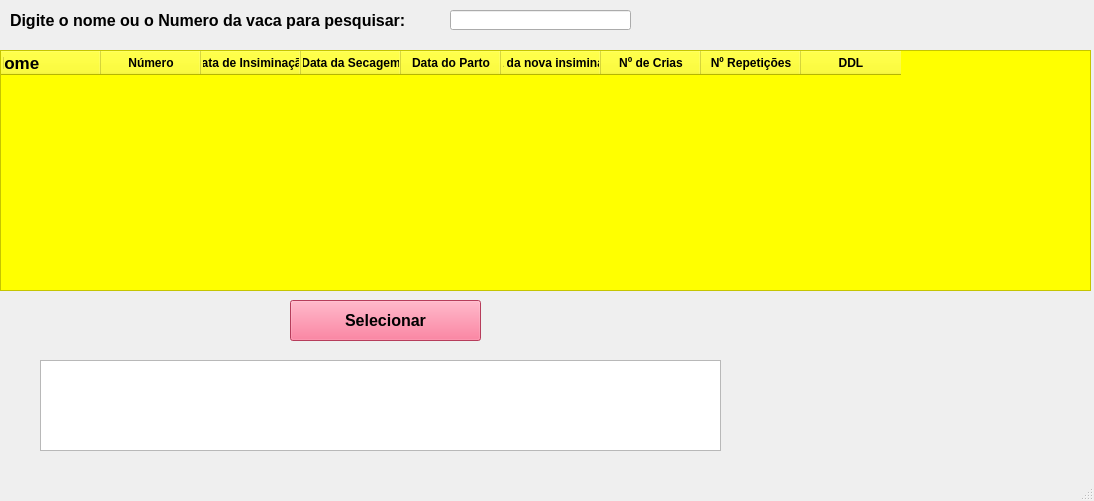
<?xml version="1.0" encoding="UTF-8"?>
<ui version="4.0">
 <class>MainWindow</class>
 <widget class="QMainWindow" name="MainWindow">
  <property name="geometry">
   <rect>
    <x>0</x>
    <y>0</y>
    <width>1094</width>
    <height>501</height>
   </rect>
  </property>
  <property name="font">
   <font>
    <weight>75</weight>
    <bold>true</bold>
   </font>
  </property>
  <property name="windowTitle">
   <string>MainWindow</string>
  </property>
  <widget class="QWidget" name="centralwidget">
   <widget class="QLabel" name="label">
    <property name="geometry">
     <rect>
      <x>10</x>
      <y>0</y>
      <width>431</width>
      <height>41</height>
     </rect>
    </property>
    <property name="font">
     <font>
      <pointsize>12</pointsize>
     </font>
    </property>
    <property name="text">
     <string>Digite o nome ou o Numero da vaca para pesquisar: </string>
    </property>
   </widget>
   <widget class="QLineEdit" name="pesc">
    <property name="geometry">
     <rect>
      <x>450</x>
      <y>10</y>
      <width>181</width>
      <height>20</height>
     </rect>
    </property>
   </widget>
   <widget class="QTextEdit" name="text">
    <property name="geometry">
     <rect>
      <x>40</x>
      <y>360</y>
      <width>681</width>
      <height>91</height>
     </rect>
    </property>
   </widget>
   <widget class="QTableWidget" name="tabela">
    <property name="geometry">
     <rect>
      <x>0</x>
      <y>50</y>
      <width>1091</width>
      <height>241</height>
     </rect>
    </property>
    <property name="styleSheet">
     <string notr="true">background-color: rgb(255, 255, 0);</string>
    </property>
    <column>
     <property name="text">
      <string>Nome               </string>
     </property>
     <property name="font">
      <font>
       <pointsize>13</pointsize>
      </font>
     </property>
    </column>
    <column>
     <property name="text">
      <string>Número</string>
     </property>
    </column>
    <column>
     <property name="text">
      <string>Data de Insiminação</string>
     </property>
    </column>
    <column>
     <property name="text">
      <string>Data da Secagem</string>
     </property>
    </column>
    <column>
     <property name="text">
      <string>Data do Parto</string>
     </property>
    </column>
    <column>
     <property name="text">
      <string>Data da nova insiminação</string>
     </property>
    </column>
    <column>
     <property name="text">
      <string>Nº de Crias</string>
     </property>
    </column>
    <column>
     <property name="text">
      <string>Nº Repetições</string>
     </property>
    </column>
    <column>
     <property name="text">
      <string>DDL</string>
     </property>
    </column>
   </widget>
   <widget class="QPushButton" name="selecionar">
    <property name="geometry">
     <rect>
      <x>290</x>
      <y>300</y>
      <width>191</width>
      <height>41</height>
     </rect>
    </property>
    <property name="font">
     <font>
      <pointsize>12</pointsize>
     </font>
    </property>
    <property name="styleSheet">
     <string notr="true">background-color: rgb(255, 85, 127);</string>
    </property>
    <property name="text">
     <string>Selecionar</string>
    </property>
   </widget>
  </widget>
  <widget class="QMenuBar" name="menubar">
   <property name="geometry">
    <rect>
     <x>0</x>
     <y>0</y>
     <width>1094</width>
     <height>21</height>
    </rect>
   </property>
  </widget>
  <widget class="QStatusBar" name="statusbar"/>
 </widget>
 <resources/>
 <connections/>
</ui>
